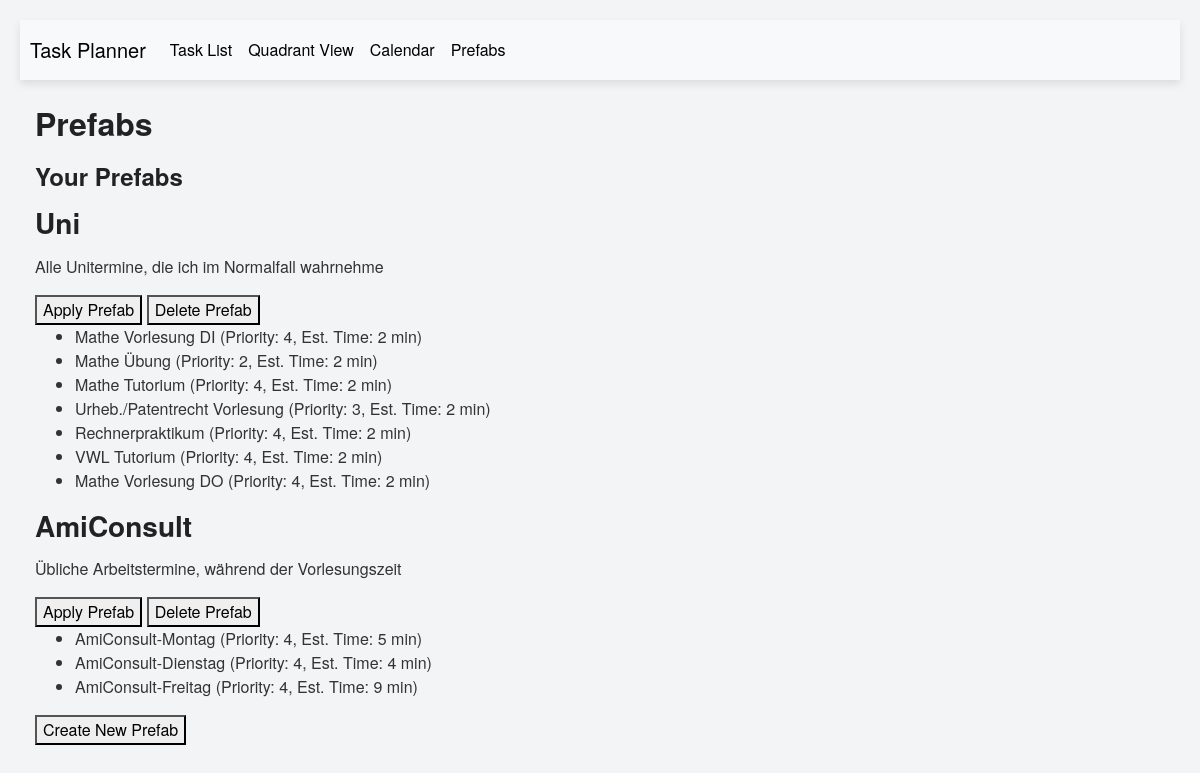
The page /prefabs on the database its author committed.
### app/models.py (models this page shows, shortened)
class Prefab(db.Model):
    __tablename__ = 'prefab'
    id = db.Column(db.Integer, primary_key=True)
    name = db.Column(db.String(100), nullable=False)
    description = db.Column(db.String(500))
    tasks = db.relationship('PrefabTask', back_populates='prefab', cascade="all, delete-orphan")

class PrefabTask(db.Model):
    __tablename__ = 'prefab_task'
    id = db.Column(db.Integer, primary_key=True)
    prefab_id = db.Column(db.Integer, db.ForeignKey('prefab.id'), nullable=False)
    prefab = db.relationship('Prefab', back_populates='tasks')
    title = db.Column(db.String(100), nullable=False)
    description = db.Column(db.String(500))
    estimated_time = db.Column(db.Integer, default=1, nullable=False)
    priority = db.Column(db.Integer, CheckConstraint('priority BETWEEN 1 AND 5'), nullable=True)
    quadrant = db.Column(db.String(50), nullable=True)

### app/routes.py (the view, shortened to what this page needs)
@main.route('/prefabs', methods=['GET', 'POST'])
def prefabs():
    prefabs = Prefab.query.all()
    return render_template('prefabs.html', prefabs=prefabs)

### app/templates/prefabs.html (shortened to what this page needs)
{% extends "layout.html" %}
{% block main %}
<h1>Prefabs</h1>
<div class="prefab-list">
    <h2>Your Prefabs</h2>
    {% if prefabs %}
        {% for prefab in prefabs %}
        <div class="prefab-item" id="prefab-{{ prefab.id }}">
            <h3>{{ prefab.name }}</h3>
            <p>{{ prefab.description or 'No description available.' }}</p>
            <button class="apply-prefab" data-id="{{ prefab.id }}">Apply Prefab</button>
            <button class="delete-prefab" data-id="{{ prefab.id }}">Delete Prefab</button>
            <ul>
                {% for task in prefab.tasks %}
                <li>
                    {{ task.title }}
                    (Priority: {{ task.priority or 'N/A' }},
                    Est. Time: {{ task.estimated_time or '1' }} min)
                </li>
                {% endfor %}
            </ul>
        </div>
        {% endfor %}
    {% else %}
        <p>No prefabs created yet.</p>
    {% endif %}
</div>
<button id="create-prefab-button">Create New Prefab</button>
{% endblock %}

### app/static/css/styles.css (style rules this page uses)
body { font-family: 'Helvetica Neue', Arial, sans-serif; background-color: #f3f4f6; color: #333; margin: 0; padding: 20px; }
h1, h2, h3 { font-weight: 600; color: #222; margin-bottom: 15px; }
h1 { font-size: 2em; }
h2 { font-size: 1.5em; margin-top: 20px; }

### rows shown on the page
Prefab: name "Uni", description "Alle Unitermine, die ich im Normalfall wahrnehme"
PrefabTask: title "Mathe Vorlesung DI", priority "4", estimated_time "2"
PrefabTask: title "Mathe Übung", priority "2", estimated_time "2"
PrefabTask: title "Mathe Tutorium", priority "4", estimated_time "2"
PrefabTask: title "Urheb./Patentrecht Vorlesung", priority "3", estimated_time "2"
PrefabTask: title "Rechnerpraktikum", priority "4", estimated_time "2"
PrefabTask: title "VWL Tutorium", priority "4", estimated_time "2"
PrefabTask: title "Mathe Vorlesung DO", priority "4", estimated_time "2"
Prefab: name "AmiConsult", description "Übliche Arbeitstermine, während der Vorlesungszeit"
PrefabTask: title "AmiConsult-Montag", priority "4", estimated_time "5"
PrefabTask: title "AmiConsult-Dienstag", priority "4", estimated_time "4"
PrefabTask: title "AmiConsult-Freitag", priority "4", estimated_time "9"
